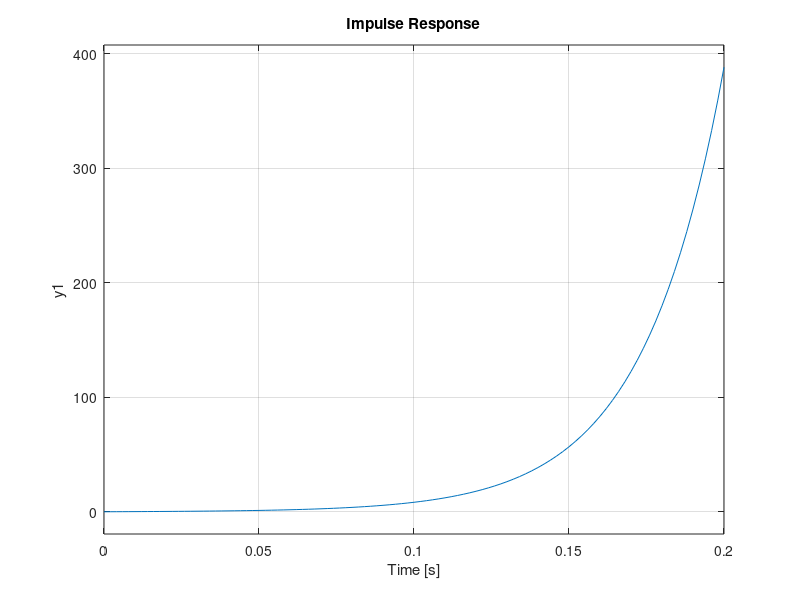

MATLAB code for this plot:
g=9.81;
a=0.0066;
L=0.229;
m=0.8;
d=0.01;
ze=d;
ie=1.431;

A = [0 1;L*ie*ie*exp(-ze/a)/(2*a*a*m) 0];
B = [0 L*ie*exp(-ze/a)/(a*m)]';
C = [1 0];
D = 0;

sys = ss(A,B,C,D);

[b,a] = ss2tf(A,B,C,D);

H = tf(b,a);
H
impulse(sys);